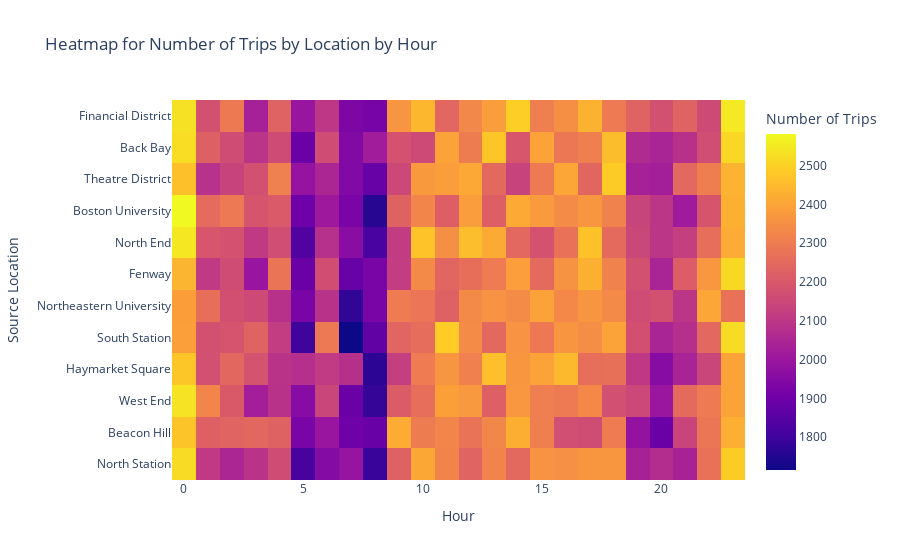

Notebook code for this chart:
### Markdown cell above
Constructing a dictionary to be converted into a heatmap that would show the number of rides from a particular location at a certain time.

### Code cell
# looks only at the hours and the source locations in order 
# to create a heatmap with the number of rides at a particular hour
# starting from a particular source
heatmap_df = modified_ride_share_df[["hour", "source"]]

# dictionary in which the keys represent the hours, and each index in the list
# represents how many rides are happening at a particular stations
values = {}

# maps the list indices for the above dictionary to specific locations
locations = {}
for i in range(0, 24):
    values[i] = [0] * 12

# creates the mappings for particular list indices to source locations
counter = 0
for i in heatmap_df["source"].value_counts().index.to_list():
    locations[i] = counter
    counter += 1

# goes through all of the rides and keeps track of which
# hour the ride is in and updates the values dictionary accordingly
counter = 0
for row in heatmap_df.itertuples():
    hour = row[1]
    source = row[2]
    values[hour][locations[source]] += 1

# converts values into a dataframe
to_show_df = pd.DataFrame.from_dict(values)

# changes the indices of the dataframe to be the names of the source locations
to_show_df.index = heatmap_df["source"].value_counts().index.to_list()

# creates a figure for the heatmap that shows the source locations and the number 
# of rides starting at these locations at particular hours
fig = px.imshow(to_show_df, title="Heatmap for Number of Trips by Location by Hour", 
                labels=dict(x="Hour", y="Source Location", color="Number of Trips"))

# updates the x-axes to read "Hour"
fig.update_xaxes(title="Hour")

# updates the x-axes to read "Source Location"
fig.update_yaxes(title="Source Location")
fig.show()

### Figure 1 — Plotly figure (JSON) as saved in the notebook; plotly's stock layout.template omitted (floating-point values rounded to 4 significant figures; data arrays with more than 128 entries replaced by an {"elided": "..."} marker saying what was removed)
{"data": [{"coloraxis": "coloraxis", "hovertemplate": "Hour: %{x}<br>Source Location: %{y}<br>Number of Trips: %{z}<extra></extra>", "type": "heatmap", "x": [0, 1, 2, 3, 4, 5, 6, 7, 8, 9, 10, 11, 12, 13, 14, 15, 16, 17, 18, 19, 20, 21, 22, 23], "y": ["Financial District", "Back Bay", "Theatre District", "Boston University", "North End", "Fenway", "Northeastern University", "South Station", "Haymarket Square", "West End", "Beacon Hill", "North Station"], "z": {"elided": "12x24 int values"}}], "layout": {"coloraxis": {"colorbar": {"title": {"text": "Number of Trips"}}, "colorscale": [[0, "#0d0887"], [0.1111, "#46039f"], [0.2222, "#7201a8"], [0.3333, "#9c179e"], [0.4444, "#bd3786"], [0.5556, "#d8576b"], [0.6667, "#ed7953"], [0.7778, "#fb9f3a"], [0.8889, "#fdca26"], [1, "#f0f921"]]}, "title": {"text": "Heatmap for Number of Trips by Location by Hour"}, "xaxis": {"constrain": "domain", "scaleanchor": "y", "title": {"text": "Hour"}}, "yaxis": {"autorange": "reversed", "constrain": "domain", "title": {"text": "Source Location"}}}}
